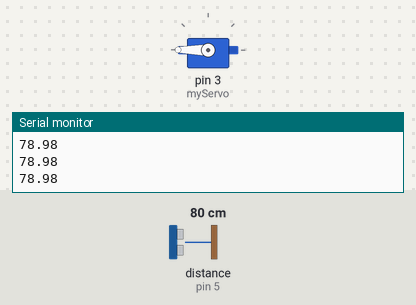
This sketch was run on a simulated Arduino Uno, built with avr-gcc and run on an emulated ATmega328P. Shown: servo, the last lines printed to the serial monitor. Wiring (inferred from the names in the program): ultrasonic range finder: trigger pin 4; echo pin 5. The test bench sets the inputs (shaded band); at power-on: distance to the obstacle (sensor on pin 5) 80 cm. The echo pulse lasts 58.3 µs per cm.

Above: at 1.2 s.
1.3 s: distance to the obstacle (sensor on pin 5) set to 12 cm
2.8 s: distance to the obstacle (sensor on pin 5) set to 9 cm
At 3.5 s:
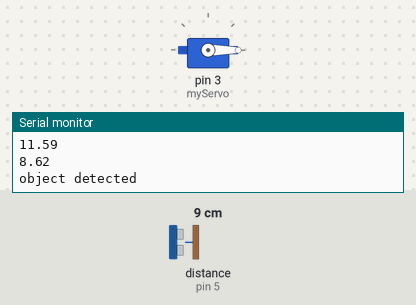
Timing chart, 0 to 5.8 s (numbered marks = the images above; inputs shaded):
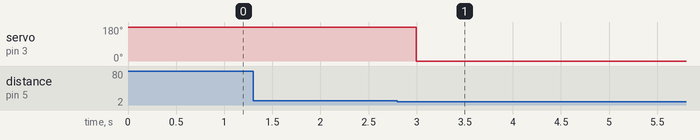

Measured:
- the behaviour switches between 11 and 10 cm on distance to the obstacle (sensor on pin 5) (found by bisection; images 0 and 1)
- after the input at 2.8 s, servo on pin 3 (myServo): 180° → 0° after 0.20 s

The sketch:

Trap-Door.ino
```cpp
#include <Servo.h>
const int trig = 4;
const int echo = 5;

const int trigDist = 10;

Servo myServo;

float getDist(int trigPin, int echoPin) {
  digitalWrite(trigPin, LOW);
  delayMicroseconds(2);
  digitalWrite(trigPin, HIGH);
  delayMicroseconds(10);
  digitalWrite(trigPin, LOW);

  float duration = pulseIn(echoPin, HIGH);
  return  duration * 0.034 / 2;
}

void setup() {
  Serial.begin(9600);
  myServo.attach(3);
  myServo.write(180);
  pinMode(trig, OUTPUT);
  pinMode(echo, INPUT);
}

void loop() {
  float dist = getDist(trig, echo);
  delay(100);
  Serial.println(dist);
  if ( dist < trigDist ) {
    myServo.write(0);
    Serial.println("object detected");
    delay(1000);
  }
}
```
